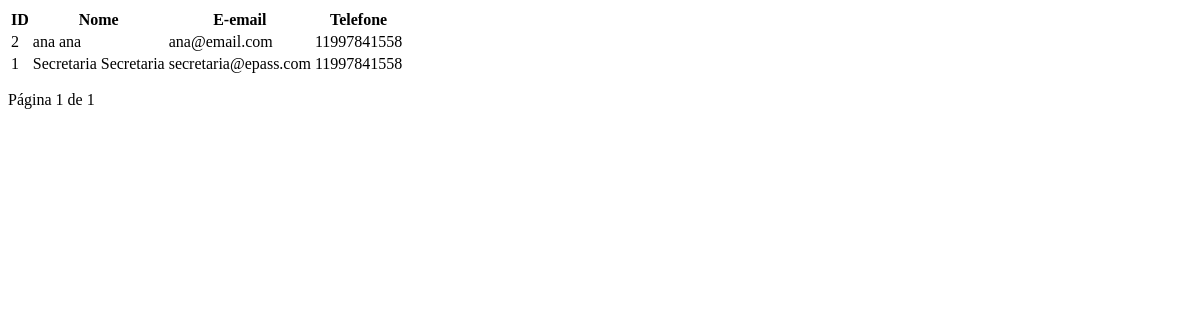
/secretaria/lista/, run on an earlier commit of the app's database.
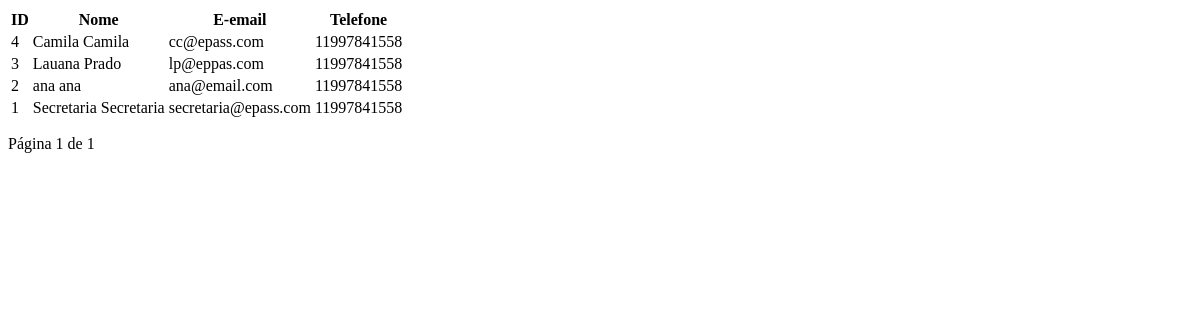
And on a later commit of the database.
### app/models.py (models this page shows)
class Secretaria(db.Model):
    id = db.Column(db.Integer, primary_key=True)
    telefone = db.Column(db.String(20), nullable=False)
    email = db.Column(db.String(120), nullable=False)
    endereco = db.Column(db.String(200), nullable=False)
    website = db.Column(db.String(120), nullable=True)
    user_id = db.Column(
        db.Integer,
        db.ForeignKey("user.id"),
        nullable=False,
        unique=True
    )

class User(db.Model, UserMixin):
    id = db.Column(db.Integer, primary_key=True)
    nome = db.Column(db.String, nullable=True)
    sobrenome = db.Column(db.String, nullable=True)
    email = db.Column(db.String, nullable=True)
    senha = db.Column(db.String, nullable=True)
    tipo_usuario = db.Column(db.Enum(TipoUsuario), nullable=False)
    professor = db.relationship("Professor", backref="user", uselist=False)
    secretaria = db.relationship("Secretaria", backref="user", uselist=False)
    responsavel = db.relationship("Responsavel", backref="user", uselist=False)

### app/routes.py (the view)
@app.route('/secretaria/lista/')
def lista_secretaria():
    page = request.args.get('page', 1, type=int)
    secretaria_users = Secretaria.query.order_by(Secretaria.id.desc()).paginate(page=page, per_page=5, error_out=False)
    return render_template('partials/secretaria_lista.html', secretaria_users=secretaria_users)

### app/templates/partials/secretaria_lista.html (shortened to what this page needs)
<table >
    <thead>
        <tr>
            <th>ID</th>
            <th>Nome</th>
            <th>E-email</th>
            <th>Telefone</th>
        </tr>
    </thead>
    <tbody>
        {% for sec_user in secretaria_users %}
            <tr>
                <td>{{ sec_user.id }}</td>
                <td>{{ sec_user.user.nome}} {{ sec_user.user.sobrenome }}</td>
                <td>{{ sec_user.user.email }}</td>
                <td>{{ sec_user.telefone }}</td>
            </tr>
        {% endfor %}
    </tbody>
</table>
<div class="pagination" style="margin-top: 15px;">
    Página {{ secretaria_users.page }} de {{ secretaria_users.pages }}
</div>

What changed in the data, as far as the page shows it:
added Secretaria: id "4", user.nome "Camila", user.sobrenome "Camila", user.email "cc@epass.com", telefone "11997841558"
added Secretaria: id "3", user.nome "Lauana", user.sobrenome "Prado", user.email "lp@eppas.com", telefone "11997841558"
